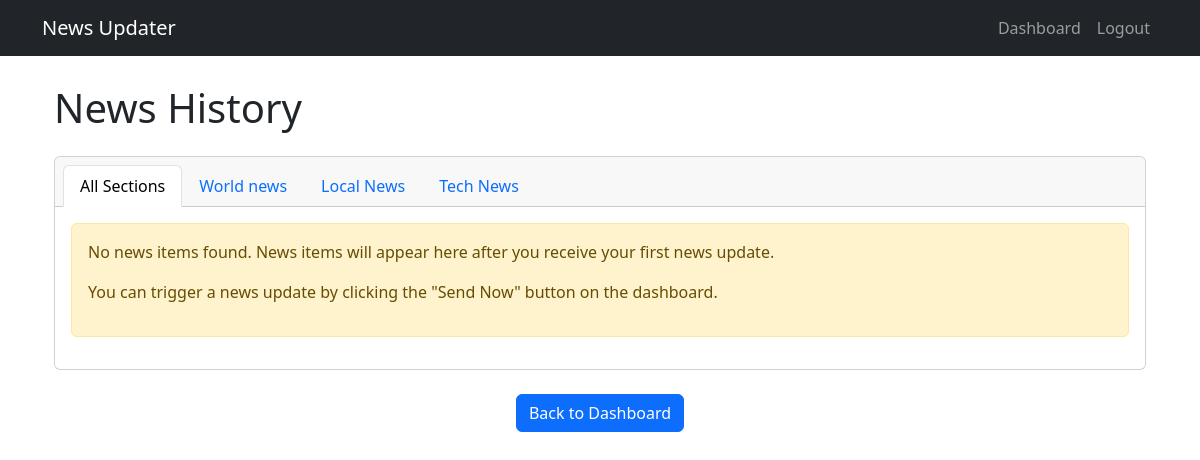
The page /news-history/ (signed in) on the database as committed earlier.
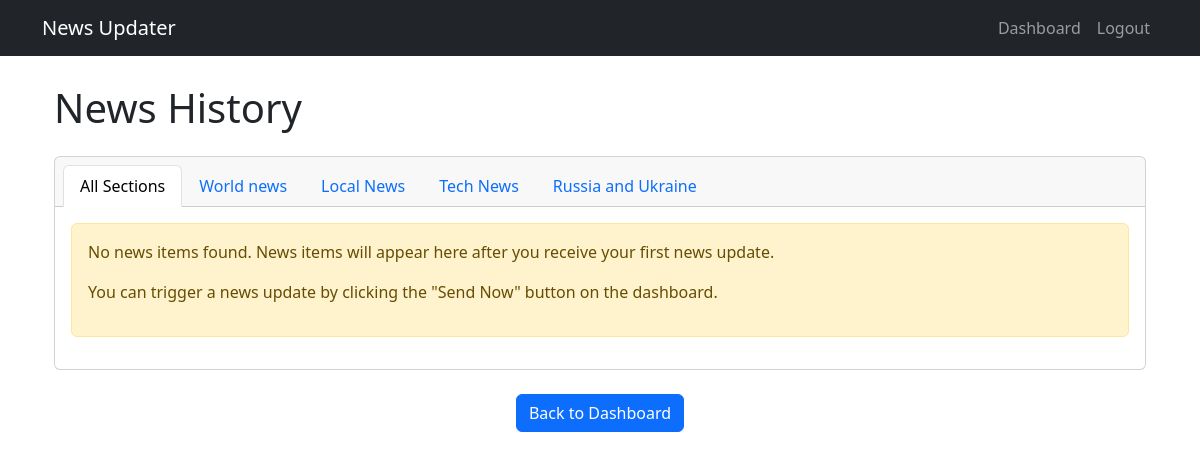
The same page on the database as committed later.
### news_app/models.py (models this page shows, shortened)
class NewsSection(models.Model):
    user_profile = models.ForeignKey(UserProfile, on_delete=models.CASCADE, related_name='news_sections')
    name = models.CharField(max_length=100)
    sources = models.TextField(help_text="Enter URLs separated by commas, newlines, or spaces")
    prompt = models.TextField(help_text="Instructions for prioritizing and summarizing news")
    created_at = models.DateTimeField(auto_now_add=True)

### news_app/views.py (the view)
# urls.py: path('news-history/', views.news_history, name='news_history'),
@login_required
def news_history(request, section_id=None):
    user_profile = request.user.profile
    if not user_profile.email_verified:
        messages.warning(request, 'Please verify your email first.')
        return redirect('verify_email')
    news_sections = NewsSection.objects.filter(user_profile=user_profile)
    if not news_sections.exists():
        messages.warning(request, 'Please add at least one news section first.')
        return redirect('dashboard')
    if section_id:
        section = get_object_or_404(NewsSection, id=section_id, user_profile=user_profile)
        news_items = NewsItem.objects.filter(user_profile=user_profile, news_section=section)
        current_section = section
    else:
        news_items = NewsItem.objects.filter(user_profile=user_profile)
        current_section = None
    news_items = news_items.order_by('-created_at')
    paginator = Paginator(news_items, 10)  # Show 10 items per page
    page_number = request.GET.get('page')
    page_obj = paginator.get_page(page_number)
    for item in page_obj:
        try:
            item.sources_list = json.loads(item.sources)
        except:
            item.sources_list = []
    return render(request, 'news_app/news_history.html', {
        'page_obj': page_obj,
        'news_sections': news_sections,
        'current_section': current_section,
    })

### templates/news_app/news_history.html (shortened to what the changed rows need)
{% extends 'base.html' %}
{% block content %}
<div class="container mt-4">
    <h1 class="mb-4">News History</h1>
    <div class="row mb-4">
        <div class="col-md-12">
            <div class="card">
                <div class="card-header">
                    <ul class="nav nav-tabs card-header-tabs">
                        {% for section in news_sections %}
                        <li class="nav-item">
                            <a class="nav-link {% if current_section.id == section.id %}active{% endif %}" href="{% url 'news_history_section' section.id %}">{{ section.name }}</a>
                        </li>
                        {% endfor %}
                    </ul>
                </div>
            </div>
        </div>
    </div>
</div>
{% endblock %}

Rows that differ between the two databases and show on the page:
added NewsSection: name "Russia and Ukraine"
